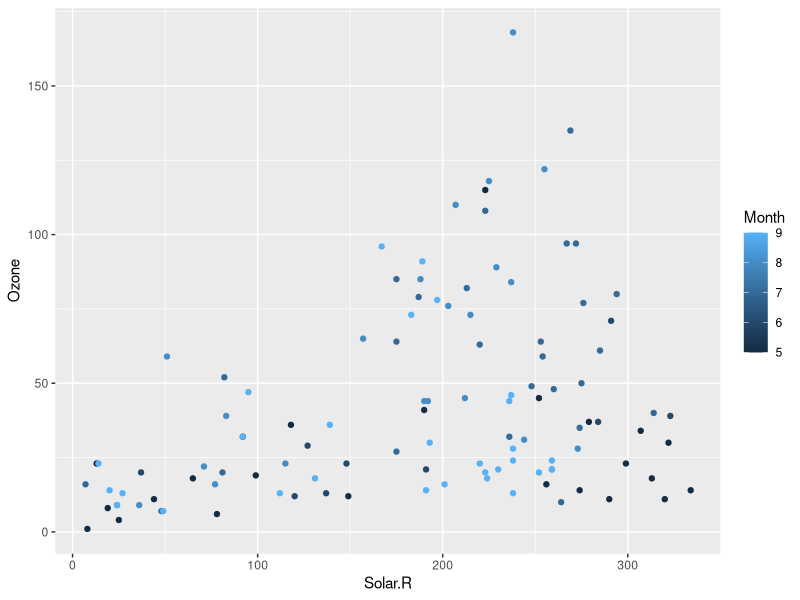
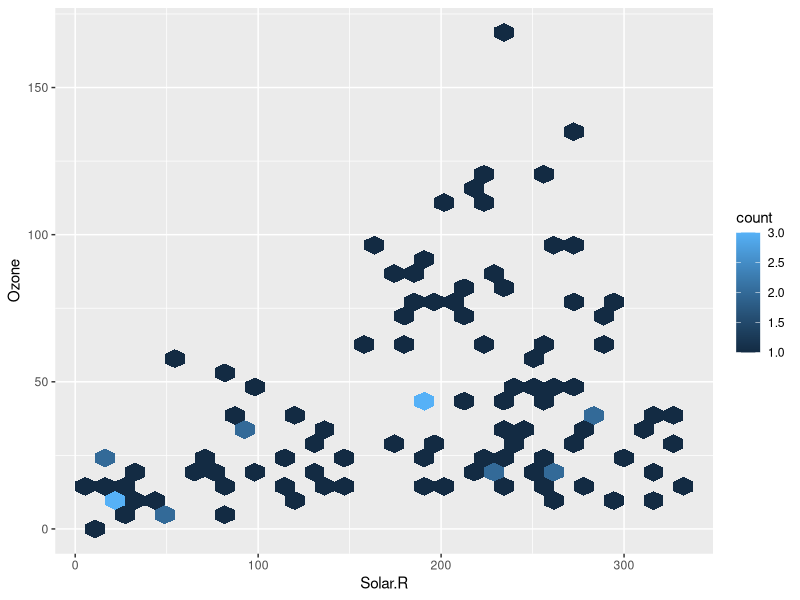
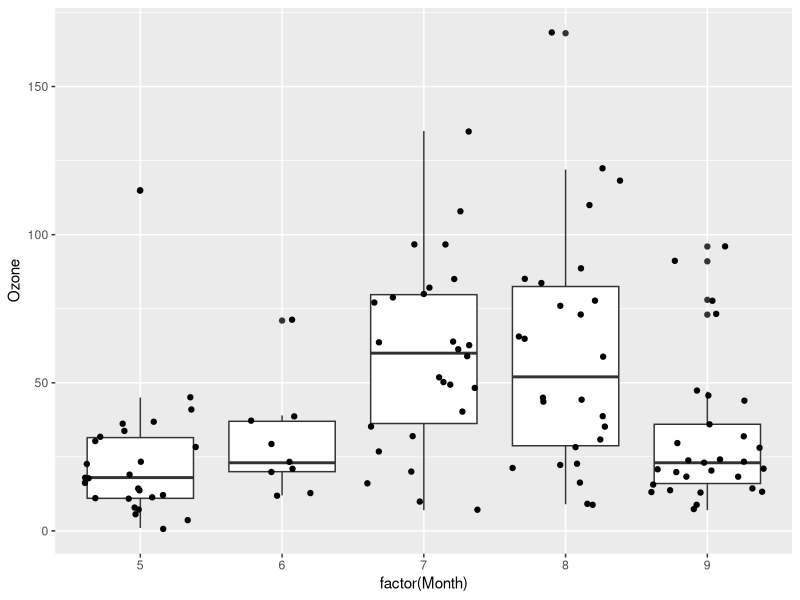

The R script that drew these images, in order: (Note: this script raises an error after producing the figures.)
## ---- chunk 1
library(tidyverse)
## ---- chunk 2
airquality %>% 
  na.omit() %>%
  ggplot(aes(x = Solar.R, y = Ozone, 
             color = Month)) +
  geom_point()
## ---- chunk 3
airquality %>% 
  ggplot(aes(x = Solar.R, y = Ozone)) + 
  geom_hex()
## ---- chunk 4
airquality %>% 
  ggplot(aes(x = factor(Month), 
             y = Ozone)) +
  geom_boxplot() +
  geom_jitter()
## ---- chunk 5
airquality %>% na.omit() %>% 
  mutate(TempGp = cut(Temp, 
           breaks = quantile(Temp, (0:4)/4), 
           nc = TRUE)) %>%  # use %>%
  mutate(WindGp = cut(Wind, 
           breaks = quantile(Wind, (0:4)/4), 
           inc = TRUE)) %>% 
  ggplot(aes(x = Solar.R, y = Ozone)) + 
  geom_point() |>  # use +
  facet_grid(TempGp ~ WindGp)
